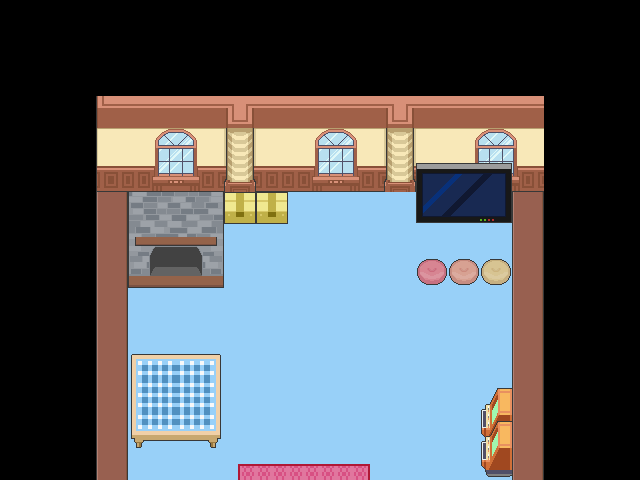

A level layout from a 2D game, rendered from its tile map. Below: a short description, then the map file with its tile-grid data intact:
An orthogonal 20x15 tile map with 32x32 px tiles, 5 tile layers (Tile Layer 1, Tile Layer 2, Tile Layer 3, Tile Layer 4, ...), 3 tilesets.

<map version="1.10" tiledversion="1.12.1" orientation="orthogonal" renderorder="left-up" width="20" height="15" tilewidth="32" tileheight="32" infinite="0" nextlayerid="6" nextobjectid="1">
 <tileset firstgid="1" source="../TILESET/house3.tsx" />
 <tileset firstgid="97" source="../TILESET/dinocenter.tsx" />
 <tileset firstgid="225" source="../TILESET/INTERIOR_ALL.tsx" />
 <layer id="1" name="Tile Layer 1" width="20" height="15">
  <data encoding="csv">
1,1,1,1,1,1,1,1,1,1,1,1,1,1,1,1,1,1,1,1,
1,1,1,1,1,1,1,1,1,1,1,1,1,1,1,1,1,1,1,1,
1,1,1,1,1,1,1,1,1,1,1,1,1,1,1,1,1,1,1,1,
1,1,1,1,1,1,1,1,1,1,1,1,1,1,1,1,1,1,1,1,
1,1,1,1,1,1,1,1,1,1,1,1,1,1,1,1,1,1,1,1,
1,1,1,1,1,1,1,1,1,1,1,1,1,1,1,1,1,1,1,1,
1,1,1,1,30,30,30,30,30,30,30,30,30,30,30,30,1,1,1,1,
1,1,1,1,3874,3874,3874,30,30,30,30,30,30,30,30,30,1,1,1,1,
1,1,1,1,30,30,30,30,30,30,30,30,30,30,30,30,1,1,1,1,
1,1,1,1,30,30,30,30,30,30,30,30,30,30,30,30,1,1,1,1,
1,1,1,1,30,30,30,30,30,30,30,30,30,30,30,30,1,1,1,1,
1,1,1,1,30,30,30,30,30,30,30,30,30,30,30,30,1,1,1,1,
1,1,1,1,30,3874,30,30,30,30,30,30,30,30,30,30,1,1,1,1,
1,1,1,1,30,30,30,30,30,30,30,30,30,30,30,30,1,1,1,1,
1,1,1,1,30,30,30,30,30,30,30,30,30,30,30,30,1,1,1,1
</data>
 </layer>
 <layer id="2" name="Tile Layer 2" width="20" height="15">
  <data encoding="csv">
0,0,0,0,0,0,0,0,0,0,0,0,0,0,0,0,0,0,0,0,
0,0,0,0,0,0,0,0,0,0,0,0,0,0,0,0,0,0,0,0,
0,0,0,0,0,0,0,0,0,0,0,0,0,0,0,0,0,0,0,0,
0,0,0,0,0,0,0,0,0,0,0,0,0,0,0,0,0,0,0,0,
0,0,0,0,0,0,0,0,0,0,0,0,0,0,0,0,0,0,0,0,
0,0,0,0,0,0,0,0,0,0,0,0,0,0,0,0,0,0,0,0,
0,0,0,0,0,0,0,0,0,0,0,0,0,0,0,0,0,0,0,0,
0,0,0,0,0,0,0,0,0,0,0,0,0,0,0,0,0,0,0,0,
0,0,0,0,0,0,0,0,0,0,0,0,0,0,0,0,0,0,0,0,
0,0,0,0,0,0,0,0,0,0,0,0,0,0,0,0,0,0,0,0,
0,0,0,0,0,0,0,0,0,0,0,0,0,0,0,0,0,0,0,0,
0,0,0,0,0,0,0,0,0,0,0,0,0,0,0,0,0,0,0,0,
0,0,0,0,0,0,0,0,0,0,0,0,0,0,0,0,0,0,0,0,
0,0,0,0,0,0,0,0,0,0,0,0,0,0,0,0,0,0,0,0,
0,0,0,0,0,0,0,209,210,210,210,211,0,0,0,0,0,0,0,0
</data>
 </layer>
 <layer id="3" name="Tile Layer 3" width="20" height="15">
  <data encoding="csv">
0,0,0,0,0,0,0,0,0,0,0,0,0,0,0,0,0,0,0,0,
0,0,0,0,0,0,0,0,0,0,0,0,0,0,0,0,0,0,0,0,
0,0,0,0,0,0,0,0,0,0,0,0,0,0,0,0,0,0,0,0,
0,0,0,0,0,0,0,0,0,0,0,0,0,0,0,0,0,0,0,0,
0,0,0,0,0,0,0,0,0,0,0,0,0,0,0,0,0,0,0,0,
0,0,0,3211,3211,3211,3211,3211,3211,3211,3211,3211,3211,3211,3211,3211,3211,0,0,0,
0,0,0,3211,3252,3253,3254,4433,4433,0,0,0,0,0,0,0,3211,0,0,0,
0,0,0,3211,3260,3261,3262,0,0,0,0,0,0,0,0,0,3211,0,0,0,
0,0,0,3211,3268,3269,3270,0,0,0,0,0,0,3843,3844,3845,3211,0,0,0,
0,0,0,3211,0,0,0,0,0,0,0,0,0,0,0,0,3211,0,0,0,
0,0,0,3211,0,0,0,0,0,0,0,0,0,0,0,0,3211,0,0,0,
0,0,0,3211,3937,3938,3939,0,0,0,0,0,0,0,0,0,3211,0,0,0,
0,0,0,3211,3945,3946,3947,0,0,0,0,0,0,0,0,3751,3211,0,0,0,
0,0,0,3211,3953,3954,3955,0,0,0,0,0,0,0,0,3759,3211,0,0,0,
0,0,0,3211,0,0,0,0,0,0,0,0,0,0,0,3767,3211,0,0,0
</data>
 </layer>
 <layer id="4" name="Tile Layer 4" width="20" height="15">
  <data encoding="csv">
0,0,0,0,0,0,0,0,0,0,0,0,0,0,0,0,0,0,0,0,
0,0,0,0,0,0,0,0,0,0,0,0,0,0,0,0,0,0,0,0,
0,0,0,0,0,0,0,0,0,0,0,0,0,0,0,0,0,0,0,0,
0,0,0,2793,2794,2795,2796,2797,2798,2794,2795,2796,2797,2798,2794,2795,2796,0,0,0,
0,0,0,2801,2802,2803,2804,2805,2806,2802,2803,2804,2805,2806,2802,2803,2804,0,0,0,
0,0,0,2809,2810,2811,2812,2813,2814,2810,2811,2812,2813,2814,2810,2811,2812,0,0,0,
0,0,0,0,0,0,0,0,0,0,0,0,0,0,0,0,0,0,0,0,
0,0,0,0,0,0,0,0,0,0,0,0,0,0,0,0,0,0,0,0,
0,0,0,0,0,0,0,0,0,0,0,0,0,0,0,0,0,0,0,0,
0,0,0,0,0,0,0,0,0,0,0,0,0,0,0,0,0,0,0,0,
0,0,0,0,0,0,0,0,0,0,0,0,0,0,0,0,0,0,0,0,
0,0,0,0,0,0,0,0,0,0,0,0,0,0,0,0,0,0,0,0,
0,0,0,0,0,0,0,0,0,0,0,0,0,0,0,0,0,0,0,0,
0,0,0,0,0,0,0,0,0,0,0,0,0,0,0,0,0,0,0,0,
0,0,0,0,0,0,0,0,0,0,0,0,0,0,0,0,0,0,0,0
</data>
 </layer>
 <layer id="5" name="Tile Layer 5" width="20" height="15">
  <data encoding="csv">
0,0,0,0,0,0,0,0,0,0,0,0,0,0,0,0,0,0,0,0,
0,0,0,0,0,0,0,0,0,0,0,0,0,0,0,0,0,0,0,0,
0,0,0,0,0,0,0,0,0,0,0,0,0,0,0,0,0,0,0,0,
0,0,0,0,0,0,0,0,0,0,0,0,0,0,0,0,0,0,0,0,
0,0,0,0,0,0,0,0,0,0,0,0,0,0,0,0,0,0,0,0,
0,0,0,0,0,0,0,0,0,0,0,0,0,3777,3778,3779,0,0,0,0,
0,0,0,0,0,0,0,0,0,0,0,0,0,3785,3786,3787,0,0,0,0,
0,0,0,0,0,0,0,0,0,0,0,0,0,0,0,0,0,0,0,0,
0,0,0,0,0,0,0,0,0,0,0,0,0,0,0,0,0,0,0,0,
0,0,0,0,0,0,0,0,0,0,0,0,0,0,0,0,0,0,0,0,
0,0,0,0,0,0,0,0,0,0,0,0,0,0,0,0,0,0,0,0,
0,0,0,0,0,0,0,0,0,0,0,0,0,0,0,0,0,0,0,0,
0,0,0,0,0,0,0,0,0,0,0,0,0,0,0,0,0,0,0,0,
0,0,0,0,0,0,0,0,0,0,0,0,0,0,0,0,0,0,0,0,
0,0,0,0,0,0,0,0,0,0,0,0,0,0,0,0,0,0,0,0
</data>
 </layer>
</map>
